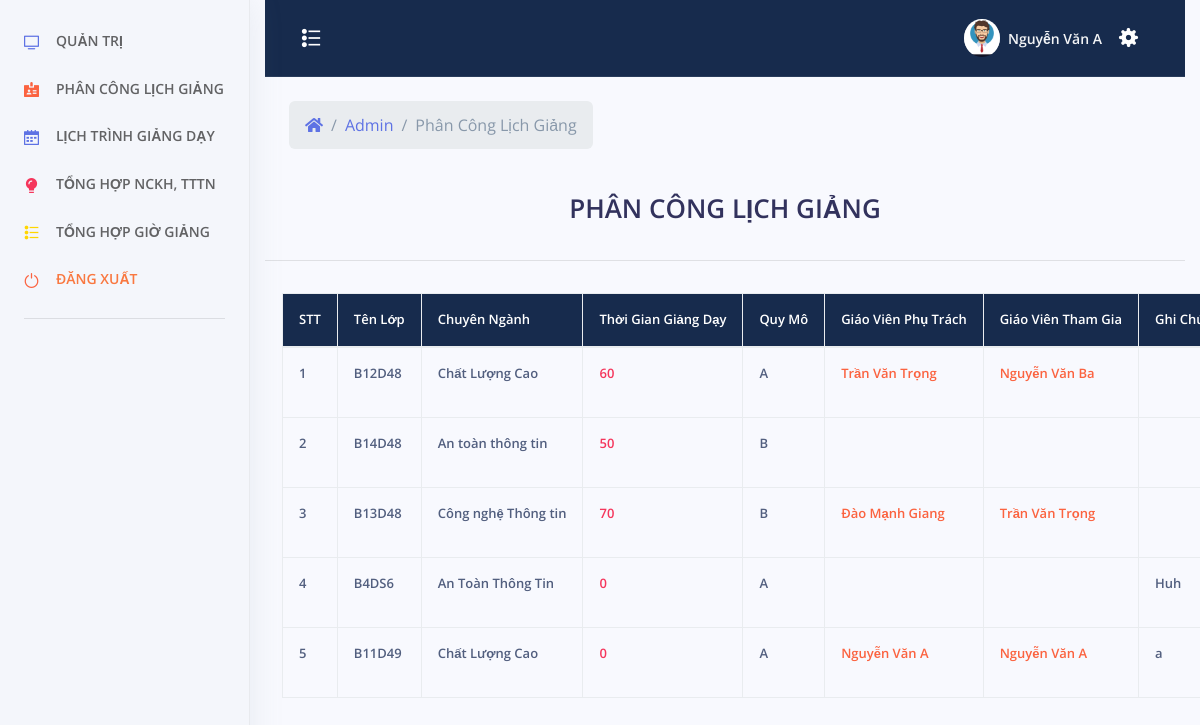
Page /admin/index.php?menu=phancong (signed in) on the committed database.
### tables this page shows
CREATE TABLE `lop_hoc` (
  `id_lop` int(11) NOT NULL,
  `ten_lop` varchar(50) NOT NULL,
  `chuyen_nganh` varchar(50) NOT NULL,
  `thoi_gian` int(11) NOT NULL,
  `thoi_khoa_bieu` longtext NOT NULL,
  `quy_mo` varchar(50) NOT NULL,
  `id_gvphutrach` int(11) NOT NULL,
  `id_gvthamgia` int(11) NOT NULL,
  `thoigian_gv_phutrach` int(11) NOT NULL,
  `thoigian_gv_thamgia` int(11) NOT NULL,
  `thoigian_chitiet_gvphutrach` int(11) NOT NULL,
  `thoigian_chitiet_gvthamgia` int(11) NOT NULL,
  `he` varchar(50) NOT NULL,
  `so_gio_ly_thuyet` int(11) NOT NULL,
  `so_gio_ly_thuyet_gvphutrach` int(11) NOT NULL,
  `so_gio_ly_thuyet_gvthamgia` int(11) NOT NULL,
  `xemina` int(11) NOT NULL,
  `xemina_gvphutrach` int(11) NOT NULL,
  `xemina_gvthamgia` int(11) NOT NULL,
  `thaoluan` int(11) NOT NULL,
  `thaoluan_gvphutrach` int(11) NOT NULL,
  `thaoluan_gvthamgia` int(11) NOT NULL,
  `hinh_thuc_thi` varchar(50) NOT NULL,
  `tong_gio_gvphutrach` int(11) NOT NULL,
  `tong_gio_gvthamgia` int(11) NOT NULL,
  `ghi-chu` varchar(500) NOT NULL
);

CREATE TABLE `tai_khoan` (
  `id_tai_khoan` int(11) NOT NULL,
  `ten_tai_khoan` varchar(30) NOT NULL,
  `mat_khau` varchar(100) NOT NULL,
  `nhom_tai_khoan` tinyint(2) NOT NULL,
  `ten_sinh_vien` varchar(100) NOT NULL,
  `sdt` varchar(20) NOT NULL,
  `ngay_sinh` varchar(50) NOT NULL,
  `ngay_tao` datetime NOT NULL
);

### admin/phancong.php (the view, shortened to what this page needs)
<?php
	include_once('../config/config.php');
	include_once('../header.php');
 ?>
<?php
		if($_SESSION["taikhoan"] == NULL){ ?>
			<script>
				window.location.href="../tai-khoan/dang-nhap.php";
			</script>
		<?php }else {?>
			<div class="row align-items-center py-4">
            <div class="col-lg-6 col-7">
              <nav aria-label="breadcrumb" class="d-none d-md-inline-block ml-md-4">
                <ol class="breadcrumb breadcrumb-links breadcrumb-dark">
                  <li class="breadcrumb-item"><a href="#"><i class="fas fa-home"></i></a></li>
                  <li class="breadcrumb-item"><a href="index.php">Admin</a></li>
                  <li class="breadcrumb-item active" aria-current="page">Phân Công Lịch Giảng</li>
                </ol>
              </nav>
            </div>
          </div>
		<?php
			$sql = "SELECT * FROM `lop_hoc`";
			$qr = mysqli_query($conn, $sql);
		 ?>
			<div class="caption">
			<h1 style="text-align: center">PHÂN CÔNG LỊCH GIẢNG</h1>
			</div>
			<hr>
			<div class="row">
				<table class="table table-bordered table-responsive">
					<tr class="chimuc">
						<th>STT</th>
						<th>Tên Lớp</th>
						<th>Chuyên Ngành</th>
						<th>Thời Gian Giảng Dạy</th>
						<th>Quy Mô</th>
						<th>Giáo Viên Phụ Trách</th>
                        <th>Giáo Viên Tham Gia</th>
                        <th>Ghi Chú</th>
					</tr>
					<tbody>
					<?php $stt = 1; ?>
					<?php while($row = mysqli_fetch_assoc($qr)){ ?>
						<tr>
							<td><?php echo $stt;?></td>
							<td>
							<?php echo $row["ten_lop"]; ?>
							</td>
							<td><?php echo $row["chuyen_nganh"]?></td>
							<td style="color: #f5365c;"><?php echo $row["thoi_gian"]?></td>
							<td><?php echo $row["quy_mo"]?></td>
							<td style="color: #fb6340;">
                            <?php $idgv1 = $row["id_gvphutrach"];
                            $sqlgv1 = "SELECT `ten_sinh_vien` FROM `tai_khoan` WHERE `id_tai_khoan` = '$idgv1'";
                            $qrgv1 = mysqli_query($conn, $sqlgv1);
                            $rowgv1 = mysqli_fetch_assoc($qrgv1);
                            echo $rowgv1["ten_sinh_vien"];
                            ?>
                            </td>
                            <td style="color: #fb6340;"><?php
                            $idgv2 = $row["id_gvthamgia"];
                            $sqlgv2 = "SELECT `ten_sinh_vien` FROM `tai_khoan` WHERE `id_tai_khoan` = '$idgv2'";
                            $qrgv2 = mysqli_query($conn, $sqlgv2);
                            $rowgv2 = mysqli_fetch_assoc($qrgv2);
                            echo $rowgv2["ten_sinh_vien"];
                            ?></td>
							<td><?php echo $row["ghi-chu"]?></td>
						</tr>
						<?php $stt = $stt + 1; ?>
						<?php } ?>
					</tbody>
				</table>
<br>
			</div>
    <?php } ?>
</div>
 <?php
	include_once('../footer.php');
 ?>

### assets/css/style.css (style rules this page uses)
table.table.table-bordered { border: none; }
table.table.table-bordered.table-responsive { margin-left: 32px; }
tr.chimuc { background-color: #172b4d; }
tr.chimuc th { color: white; }
.table td, .table th { font-size: .8125rem; white-space: nowrap; font-weight: 600!important; }

### rows in the picture
lop_hoc: ten_lop "B12D48", chuyen_nganh "Chất Lượng Cao", thoi_gian "60", quy_mo "A", tai_khoan.ten_sinh_vien "Trần Văn Trọng", tai_khoan.ten_sinh_vien "Nguyễn Văn Ba"
lop_hoc: ten_lop "B14D48", chuyen_nganh "An toàn thông tin", thoi_gian "50", quy_mo "B"
lop_hoc: ten_lop "B13D48", chuyen_nganh "Công nghệ Thông tin", thoi_gian "70", quy_mo "B", tai_khoan.ten_sinh_vien "Đào Mạnh Giang", tai_khoan.ten_sinh_vien "Trần Văn Trọng"
lop_hoc: ten_lop "B4DS6", chuyen_nganh "An Toàn Thông Tin", thoi_gian "0", quy_mo "A", value "Huh"
lop_hoc: ten_lop "B11D49", chuyen_nganh "Chất Lượng Cao", thoi_gian "0", quy_mo "A", tai_khoan.ten_sinh_vien "Nguyễn Văn A", value "a"

### other values in the picture
$_SESSION["tensv"] "Nguyễn Văn A"
